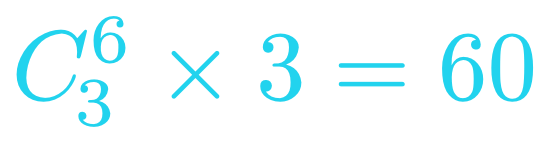
#> input picture Series-Dai-So-To-Hop/assets/comb08v2/capbad.png, 550 x 143 px, given in place of sum5.png, which was not available
$ python build_formulas.py
#> lines starting #> are read from the running program, lines starting #| are printed output that depends on the picture; pictures that were not available may be replaced by others from this repository, and a replacement may not be noted
### Series-Dai-So-To-Hop/series_config.py
"""Shared settings for Sang Math combinatorics lessons.

Notation is configurable because the user's example C^(n)_(k) places n
above k, while common Vietnamese textbooks print C_n^k (n below).
"""
import os

# Explicitly follow the example C^(n)_(k) given for this series.
# Switch to "sgk" to use C_n^k and A_n^k instead.
NOTATION = os.getenv('COMB_NOTATION', 'user')
if NOTATION not in {'user', 'sgk'}:
    raise ValueError('COMB_NOTATION must be user or sgk')

PALETTE = {
    'bg': '#0B1120', 'panel': '#101F33', 'panel_alt': '#172A43',
    'text': '#ECF4FF', 'muted': '#A8B9CC', 'cyan': '#22D3EE',
    'gold': '#FBBF24', 'purple': '#A78BFA', 'red': '#EF4444',
    'green': '#22C55E', 'line': '#2E4862', 'inactive': '#475569',
}


def symbol(letter: str, n: str | int, k: str | int) -> str:
    """Return Typst math markup for either index convention."""
    if letter not in {'A', 'C'}:
        raise ValueError('letter must be A or C')
    if NOTATION == 'user':
        return f'{letter}^({n})_({k})'
    return f'{letter}_({n})^({k})'


def combination(n: int, k: int) -> int:
    from math import comb
    return comb(n, k)


def arrangement(n: int, k: int) -> int:
    from math import perm
    return perm(n, k)

### Series-Dai-So-To-Hop/scripts/build_formulas.py
"""Generate Typst formulas and render them to transparent PNG assets.

Usage: python scripts/build_formulas.py [--write-only]
Compiling requires the `typst` binary (installed by GitHub Actions).
"""
from pathlib import Path
import argparse
import subprocess
import sys

from PIL import Image

ROOT = Path(__file__).resolve().parents[1]
sys.path.insert(0, str(ROOT))
from series_config import PALETTE, symbol

FORMULAS = {
    'sum5': ('2 + 3 = 5', PALETTE['cyan']),
    'sum_general': ('m + n', PALETTE['cyan']),
    'sum7': ('4 + 3 = 7', PALETTE['cyan']),
    'union': ('6 + 4 - 2 = 8', PALETTE['gold']),
    'intersection': ('|A union B| = |A| + |B| - |A inter B|', PALETTE['cyan']),
    'quiz7': ('5 + 2 = 7', PALETTE['green']),
    'arrangement': (symbol('A', 'n', 'k') + ' = frac(n!, (n-k)!)', PALETTE['cyan']),
    'combination': (symbol('C', 'n', 'k') + ' = frac(n!, k! (n-k)!)', PALETTE['cyan']),
    'a63': (symbol('A', '6', '3') + ' = 6 dot 5 dot 4 = 120', PALETTE['cyan']),
    'c53': (symbol('C', '5', '3') + ' = 10', PALETTE['cyan']),
    # COMB02 - rule of product. No A/C notation occurs in this episode.
    'comb02_product6': ('3 dot 2 = 6', PALETTE['cyan']),
    'comb02_productgeneral': ('m dot n', PALETTE['cyan']),
    'comb02_product12': ('3 dot 2 dot 2 = 12', PALETTE['cyan']),
    'comb02_forbidden5': ('6 - 1 = 5', PALETTE['gold']),
    'comb02_branch5': ('1 + 2 + 2 = 5', PALETTE['green']),
    'comb02_quiz12': ('2 dot 3 dot 2 = 12', PALETTE['cyan']),
}


def write_typ(name: str, expression: str, color: str) -> Path:
    p = ROOT / 'assets' / 'formulas' / f'{name}.typ'
    text = (
        '#set page(width: 13cm, height: 2.6cm, margin: 0pt, fill: none)\n'
        f'#set text(font: "Noto Serif", size: 27pt, fill: rgb("{color}"))\n'
        f'#align(center + horizon)[$ {expression} $]\n'
    )
    p.write_text(text, encoding='utf-8')
    return p


def main() -> None:
    ap = argparse.ArgumentParser()
    ap.add_argument('--write-only', action='store_true')
    ap.add_argument('--only-prefix', default=None,
                    help='Optional prefix to compile formulas for one episode')
    args = ap.parse_args()
    output = ROOT / 'assets' / 'rendered'
    output.mkdir(parents=True, exist_ok=True)
    selected = [(name, item) for name, item in FORMULAS.items()
                if args.only_prefix is None or name.startswith(args.only_prefix)]
    if not selected:
        raise ValueError('No formula names matched --only-prefix')
    for name, (expr, color) in selected:
        source = write_typ(name, expr, color)
        if not args.write_only:
            outfile = output / f'{name}.png'
            subprocess.run([
                'typst', 'compile', '--format', 'png', '--ppi', '270',
                str(source), str(outfile)
            ], check=True)
#> (this line was passed over: subprocess is not available in this run)
            im = Image.open(outfile).convert('RGBA')
#> im is the input picture: PIL image 550x143 RGBA; mean R, G, B, A 3.2, 21.1, 23.8, 21
            bbox = im.getchannel('A').getbbox()
#> bbox = (16, 16, 534, 127)
            if bbox is None:
                raise RuntimeError(f'Empty Typst formula: {name}')
            margin = 14
            bbox = (max(0,bbox[0]-margin), max(0,bbox[1]-margin),
                    min(im.width,bbox[2]+margin), min(im.height,bbox[3]+margin))
#> bbox = (2, 2, 548, 141)
            im.crop(bbox).save(outfile)
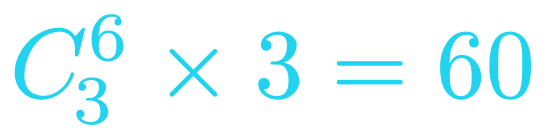
#> saved as sum5.png: PIL image 546x139 RGBA; mean R, G, B, A 3.3, 21.9, 24.7, 21.7; transparent parts drawn white
#> pass 2 of the loop in main, `for name, (expr, color) in selected:`:
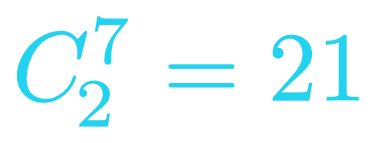
#> input picture Series-Dai-So-To-Hop/assets/comb08v2/capbadA.png, 375 x 143 px, given in place of sum_general.png, which was not available
#> in main, im is the input picture: PIL image 375x143 RGBA; mean R, G, B, A 3.1, 20.3, 22.9, 20.3
#> in main, `bbox = im.getchannel('A').getbbox()`: bbox = (16, 16, 359, 127)
#> in main, `bbox = (max(0,bbox[0]-margin), max(0,bbox[1]-margin), min(im.width,bbo..`: bbox = (2, 2, 373, 141)
#> in main, `im.crop(bbox).save(outfile)`:
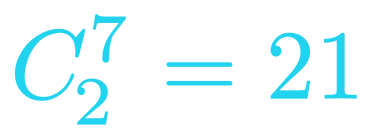
#> saved as sum_general.png: PIL image 371x139 RGBA; mean R, G, B, A 3.2, 21.1, 23.8, 21.1; transparent parts drawn white
    print(f'Prepared {len(selected)} Typst formulas. compile={not args.write_only}')


if __name__ == '__main__':
#> (the run stopped early here; a loop or call above may not have finished)
